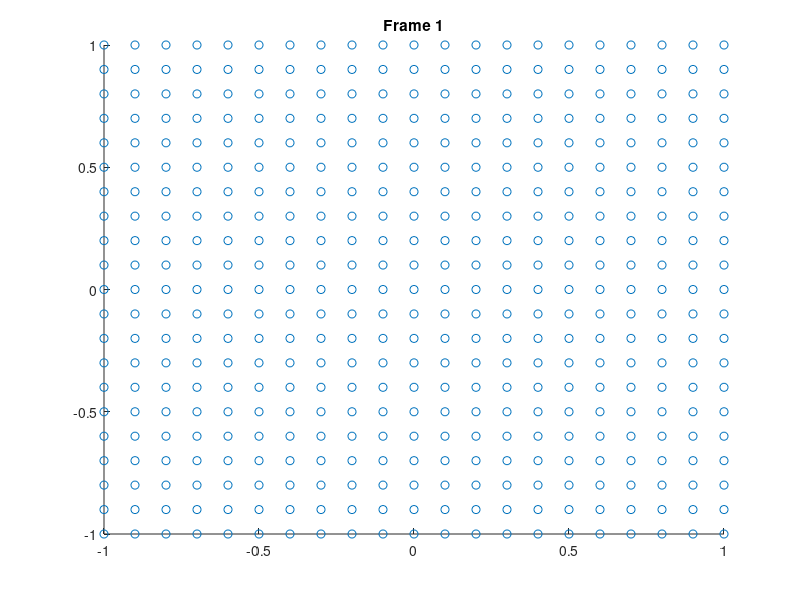
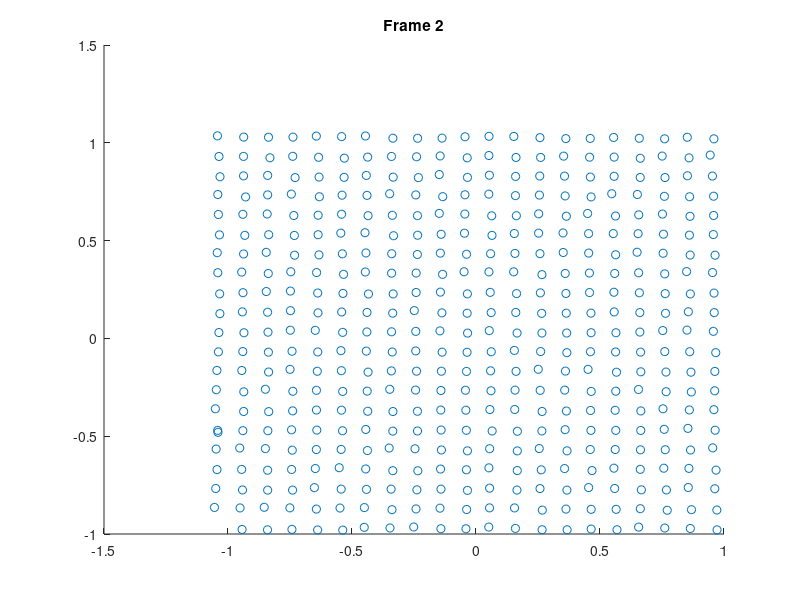

Recreate these plots in MATLAB, in order. (Note: this script raises an error after producing the figures.)
% this generates synthetic feature correspondences and tests the
% fundamental matrix calculator

K = [300, 0, 600; 0, 300, 600; 0, 0, 1];
invK = inv(K);
features1 = []; % random pixel vector

for x = (-1:0.1:1)
    for y = (-1:0.1:1)
        px = [x;y;1];
        features1 = [features1, px(1:2, 1)];
    end
end

R = rotx(pi/8);
t = [-0.1;0.1;0];

features2 = [];

% generate correspondences
for index = (1:length(features1(1, :)))
    bearing = [features1(1:2, index); 1];
    % generate random Z
    z =  2 + rand * 1;
    
    pt = z * bearing;
    
    ptTrans = R*pt + t;
    
    bearingTrans = ptTrans / ptTrans(3);
    
    px2 = bearingTrans;
    
    features2 = [features2, px2(1:2, 1)];
end


% compute the theoretical F
Rinv = R';
tinv = -R'*t;

a = tinv;
skewT = [0, -a(3), a(2); 
        a(3), 0, -a(1); 
        -a(2), a(1), 0];

F = Rinv * skewT

% manually perturb some correspondences.
features2(1:2, 1) = features2(1:2, 1) + [0;0.5];

% draw the two frames
scatter(features1(1, :), features1(2, :))
title('Frame 1')

figure
scatter(features2(1, :), features2(2, :))
title('Frame 2')



[F_fit, chi2avg, inliers] = computeFundamentalMatrixRANSAC(features1, features2, 20, 1e-3);

F_fit
chi2avg
inliers(1)
